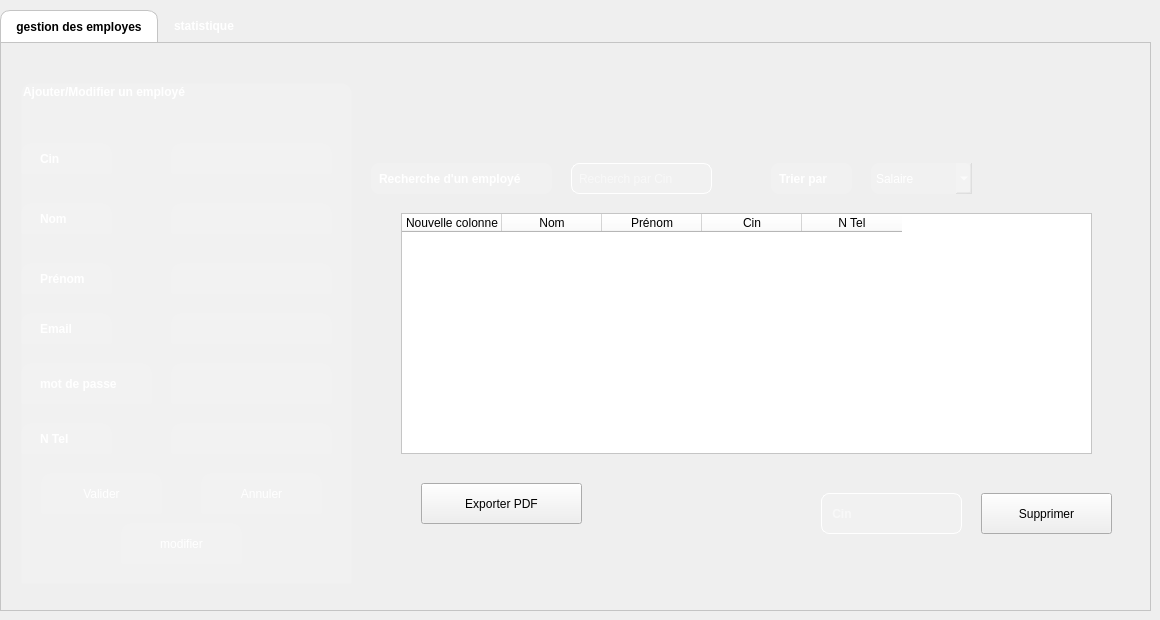
    <widget class="QWidget" name="page">
     <widget class="QTabWidget" name="tabWidget">
      <property name="geometry">
       <rect>
        <x>0</x>
        <y>10</y>
        <width>1151</width>
        <height>601</height>
       </rect>
      </property>
      <property name="font">
       <font>
        <bold>true</bold>
       </font>
      </property>
      <property name="styleSheet">
       <string notr="true">/* Style for the QTabWidget (the container) */
QTabWidget::pane {
    /* Removes the border around the content area */
    border: 1px solid #c4c4c4;
}

/* Style for the QTabBar (the tab buttons themselves) */
QTabBar {
    border-top-left-radius: 10px;
    border-top-right-radius: 10px;
}

/* Style for the selected tab */
QTabBar::tab:selected {
    background-color: white; /* White background for the active tab */
    color: black; /* Black text for the active tab */
    border: 1px solid #c4c4c4; /* A light border */
    border-bottom: none; /* No border at the bottom to blend with the content pane */
    border-top-left-radius: 10px;
    border-top-right-radius: 10px;
    padding: 8px 15px; /* Add some padding for spacing */
}

/* Style for the unselected tabs */
QTabBar::tab:!selected {
    background-color: transparent; /* Transparent background for inactive tabs */
    color: white; /* White text for inactive tabs */
    border: 1px solid transparent; /* Transparent border */
    padding: 8px 15px; /* Add some padding for spacing */
}

/* Style for the unselected tabs on hover */
QTabBar::tab:!selected:hover {
    background-color: rgba(255, 255, 255, 0.1); /* A subtle white transparency on hover */
}</string>
      </property>
      <property name="currentIndex">
       <number>0</number>
      </property>
      <widget class="QWidget" name="tab_3">
       <attribute name="title">
        <string>gestion des employes</string>
       </attribute>
       <widget class="QLabel" name="label_13">
        <property name="geometry">
         <rect>
          <x>370</x>
          <y>120</y>
          <width>181</width>
          <height>31</height>
         </rect>
        </property>
        <property name="font">
         <font>
          <bold>true</bold>
         </font>
        </property>
        <property name="styleSheet">
         <string notr="true">background-color: rgba(255, 255, 255, 30); /* Semi-transparent white background */
    color: white; /* Text color */
  
    border-radius: 8px; /* Rounded corners */
    padding: 5px; /* Adds space inside the widget for text, so it's not right up against the edges */</string>
        </property>
        <property name="text">
         <string>Recherche d'un employé</string>
        </property>
       </widget>
       <widget class="QPushButton" name="pushButton_4">
        <property name="geometry">
         <rect>
          <x>980</x>
          <y>450</y>
          <width>131</width>
          <height>41</height>
         </rect>
        </property>
        <property name="styleSheet">
         <string notr="true">QPushButton {
    /* 1. Base Orange &quot;Sun&quot; Background (Gradient for a slight shine) */
    background-color: qlineargradient(
        x1: 0, y1: 0, x2: 0, y2: 1,
        stop: 0 #ff8c00,   /* Darker orange at the top */
        stop: 1 #ffa500    /* Lighter orange at the bottom */
    );
    color: white; /* White text for contrast */
    border: 2px solid transparent; /* Transparent border initially */
    border-radius: 8px;
    padding: 10px 20px;
    font-weight: bold;
}

QPushButton:hover {
    /* 2. Bright Contour (Border) when the mouse passes over */
    border: 2px solid #ffcc00; /* Bright yellow border (the glow) */
    background-color: qlineargradient(
        x1: 0, y1: 0, x2: 0, y2: 1,
        stop: 0 #ff951a,   /* Slightly brighter background on hover */
        stop: 1 #ffb01a
    );
}

QPushButton:pressed {
    /* 3. Darker press effect */
    background-color: rgb(0, 170, 127); /* Solid darker orange */
    border: 2px solid #ffcc00;
}
Écrire à projet c++
</string>
        </property>
        <property name="text">
         <string>Supprimer</string>
        </property>
       </widget>
       <widget class="QPushButton" name="pushButton_5">
        <property name="geometry">
         <rect>
          <x>420</x>
          <y>440</y>
          <width>161</width>
          <height>41</height>
         </rect>
        </property>
        <property name="styleSheet">
         <string notr="true">QPushButton {
    /* 1. Base Orange &quot;Sun&quot; Background (Gradient for a slight shine) */
    background-color: qlineargradient(
        x1: 0, y1: 0, x2: 0, y2: 1,
        stop: 0 #ff8c00,   /* Darker orange at the top */
        stop: 1 #ffa500    /* Lighter orange at the bottom */
    );
    color: white; /* White text for contrast */
    border: 2px solid transparent; /* Transparent border initially */
    border-radius: 8px;
    padding: 10px 20px;
    font-weight: bold;
}

QPushButton:hover {
    /* 2. Bright Contour (Border) when the mouse passes over */
    border: 2px solid #ffcc00; /* Bright yellow border (the glow) */
    background-color: qlineargradient(
        x1: 0, y1: 0, x2: 0, y2: 1,
        stop: 0 #ff951a,   /* Slightly brighter background on hover */
        stop: 1 #ffb01a
    );
}

QPushButton:pressed {
    /* 3. Darker press effect */
    background-color: rgb(0, 170, 127); /* Solid darker orange */
    border: 2px solid #ffcc00;
}
Écrire à projet c++
</string>
        </property>
        <property name="text">
         <string>Exporter PDF</string>
        </property>
       </widget>
       <widget class="QLineEdit" name="lineEdit_13">
        <property name="geometry">
         <rect>
          <x>570</x>
          <y>120</y>
          <width>141</width>
          <height>31</height>
         </rect>
        </property>
        <property name="styleSheet">
         <string notr="true">QLineEdit {
    background-color: rgba(255, 255, 255, 30); /* Semi-transparent white background */
    color: white; /* Text color */
    border: 1px solid white; /* A subtle, semi-transparent white border */
    border-radius: 8px; /* Rounded corners */
    padding: 5px; /* Adds space inside the widget for text, so it's not right up against the edges */
}</string>
        </property>
        <property name="placeholderText">
         <string>Recherch par Cin</string>
        </property>
       </widget>
       <widget class="QGroupBox" name="groupBox">
        <property name="geometry">
         <rect>
          <x>20</x>
          <y>40</y>
          <width>331</width>
          <height>501</height>
         </rect>
        </property>
        <property name="font">
         <font>
          <bold>true</bold>
         </font>
        </property>
        <property name="styleSheet">
         <string notr="true">background-color: white; /* White background for the active tab */
    color: black; /* Black text for the active tab */
    border: 1px solid #c4c4c4; /* A light border */
    border-bottom: none; /* No border at the bottom to blend with the content pane */
    border-top-left-radius: 10px;
    border-top-right-radius: 10px;
    padding: 8px 15px; /* Add some padding for spacing */

    background-color: transparent; /* Transparent background for inactive tabs */
    color: white; /* White text for inactive tabs */
    border: 1px solid transparent; /* Transparent border */
    padding: 8px 15px; /* Add some padding for spacing */


    background-color: rgba(255, 255, 255, 0.1); /* A subtle white transparency on hover */</string>
        </property>
        <property name="title">
         <string>Ajouter/Modifier un employé</string>
        </property>
        <widget class="QLabel" name="label">
         <property name="geometry">
          <rect>
           <x>0</x>
           <y>60</y>
           <width>91</width>
           <height>31</height>
          </rect>
         </property>
         <property name="font">
          <font>
           <bold>true</bold>
          </font>
         </property>
         <property name="text">
          <string>Cin</string>
         </property>
        </widget>
        <widget class="QLabel" name="label_2">
         <property name="geometry">
          <rect>
           <x>0</x>
           <y>120</y>
           <width>91</width>
           <height>31</height>
          </rect>
         </property>
         <property name="font">
          <font>
           <bold>true</bold>
          </font>
         </property>
         <property name="text">
          <string>Nom</string>
         </property>
        </widget>
        <widget class="QLabel" name="label_3">
         <property name="geometry">
          <rect>
           <x>0</x>
           <y>180</y>
           <width>91</width>
           <height>31</height>
          </rect>
         </property>
         <property name="font">
          <font>
           <bold>true</bold>
          </font>
         </property>
         <property name="text">
          <string>Prénom</string>
         </property>
        </widget>
        <widget class="QLabel" name="label_4">
         <property name="geometry">
          <rect>
           <x>0</x>
           <y>230</y>
           <width>91</width>
           <height>31</height>
          </rect>
         </property>
         <property name="font">
          <font>
           <bold>true</bold>
          </font>
         </property>
         <property name="text">
          <string>Email</string>
         </property>
        </widget>
        <widget class="QLabel" name="label_5">
         <property name="geometry">
          <rect>
           <x>0</x>
           <y>280</y>
           <width>131</width>
           <height>41</height>
          </rect>
         </property>
         <property name="font">
          <font>
           <bold>true</bold>
          </font>
         </property>
         <property name="text">
          <string>mot de passe</string>
         </property>
        </widget>
        <widget class="QLabel" name="label_6">
         <property name="geometry">
          <rect>
           <x>0</x>
           <y>340</y>
           <width>91</width>
           <height>31</height>
          </rect>
         </property>
         <property name="font">
          <font>
           <bold>true</bold>
          </font>
         </property>
         <property name="text">
          <string>N Tel</string>
         </property>
        </widget>
        <widget class="QLineEdit" name="lineEdit">
         <property name="geometry">
          <rect>
           <x>150</x>
           <y>60</y>
           <width>161</width>
           <height>31</height>
          </rect>
         </property>
        </widget>
        <widget class="QLineEdit" name="lineEdit_2">
         <property name="geometry">
          <rect>
           <x>150</x>
           <y>120</y>
           <width>161</width>
           <height>31</height>
          </rect>
         </property>
        </widget>
        <widget class="QLineEdit" name="lineEdit_3">
         <property name="geometry">
          <rect>
           <x>150</x>
           <y>180</y>
           <width>161</width>
           <height>31</height>
          </rect>
         </property>
        </widget>
        <widget class="QLineEdit" name="lineEdit_4">
         <property name="geometry">
          <rect>
           <x>150</x>
           <y>230</y>
           <width>161</width>
           <height>31</height>
          </rect>
         </property>
        </widget>
        <widget class="QLineEdit" name="lineEdit_5">
         <property name="geometry">
          <rect>
           <x>150</x>
           <y>280</y>
           <width>161</width>
           <height>41</height>
          </rect>
         </property>
        </widget>
        <widget class="QLineEdit" name="lineEdit_6">
         <property name="geometry">
          <rect>
           <x>150</x>
           <y>340</y>
           <width>161</width>
           <height>31</height>
          </rect>
         </property>
        </widget>
        <widget class="QPushButton" name="pushButton">
         <property name="geometry">
          <rect>
           <x>20</x>
           <y>390</y>
           <width>121</width>
           <height>41</height>
          </rect>
         </property>
         <property name="styleSheet">
          <string notr="true">QPushButton {
    /* 1. Base Orange &quot;Sun&quot; Background (Gradient for a slight shine) */
    background-color: qlineargradient(
        x1: 0, y1: 0, x2: 0, y2: 1,
        stop: 0 #ff8c00,   /* Darker orange at the top */
        stop: 1 #ffa500    /* Lighter orange at the bottom */
    );
    color: white; /* White text for contrast */
    border: 2px solid transparent; /* Transparent border initially */
    border-radius: 8px;
    padding: 10px 20px;
    font-weight: bold;
}

QPushButton:hover {
    /* 2. Bright Contour (Border) when the mouse passes over */
    border: 2px solid #ffcc00; /* Bright yellow border (the glow) */
    background-color: qlineargradient(
        x1: 0, y1: 0, x2: 0, y2: 1,
        stop: 0 #ff951a,   /* Slightly brighter background on hover */
        stop: 1 #ffb01a
    );
}

QPushButton:pressed {
    /* 3. Darker press effect */
    background-color: rgb(0, 170, 127); /* Solid darker orange */
    border: 2px solid #ffcc00;
}
Écrire à projet c++
</string>
         </property>
         <property name="text">
          <string>Valider</string>
         </property>
        </widget>
        <widget class="QPushButton" name="pushButton_2">
         <property name="geometry">
          <rect>
           <x>180</x>
           <y>390</y>
           <width>121</width>
           <height>41</height>
          </rect>
         </property>
         <property name="styleSheet">
          <string notr="true">QPushButton {
    /* 1. Base Orange &quot;Sun&quot; Background (Gradient for a slight shine) */
    background-color: qlineargradient(
        x1: 0, y1: 0, x2: 0, y2: 1,
        stop: 0 #ff8c00,   /* Darker orange at the top */
        stop: 1 #ffa500    /* Lighter orange at the bottom */
    );
    color: white; /* White text for contrast */
    border: 2px solid transparent; /* Transparent border initially */
    border-radius: 8px;
    padding: 10px 20px;
    font-weight: bold;
}

QPushButton:hover {
    /* 2. Bright Contour (Border) when the mouse passes over */
    border: 2px solid #ffcc00; /* Bright yellow border (the glow) */
    background-color: qlineargradient(
        x1: 0, y1: 0, x2: 0, y2: 1,
        stop: 0 #ff951a,   /* Slightly brighter background on hover */
        stop: 1 #ffb01a
    );
}

QPushButton:pressed {
    /* 3. Darker press effect */
    background-color: rgb(0, 170, 127); /* Solid darker orange */
    border: 2px solid #ffcc00;
}
Écrire à projet c++
</string>
         </property>
         <property name="text">
          <string>Annuler</string>
         </property>
        </widget>
        <widget class="QPushButton" name="pushButton_11">
         <property name="geometry">
          <rect>
           <x>100</x>
           <y>440</y>
           <width>121</width>
           <height>41</height>
          </rect>
         </property>
         <property name="styleSheet">
          <string notr="true">QPushButton {
    /* 1. Base Orange &quot;Sun&quot; Background (Gradient for a slight shine) */
    background-color: qlineargradient(
        x1: 0, y1: 0, x2: 0, y2: 1,
        stop: 0 #ff8c00,   /* Darker orange at the top */
        stop: 1 #ffa500    /* Lighter orange at the bottom */
    );
    color: white; /* White text for contrast */
    border: 2px solid transparent; /* Transparent border initially */
    border-radius: 8px;
    padding: 10px 20px;
    font-weight: bold;
}

QPushButton:hover {
    /* 2. Bright Contour (Border) when the mouse passes over */
    border: 2px solid #ffcc00; /* Bright yellow border (the glow) */
    background-color: qlineargradient(
        x1: 0, y1: 0, x2: 0, y2: 1,
        stop: 0 #ff951a,   /* Slightly brighter background on hover */
        stop: 1 #ffb01a
    );
}

QPushButton:pressed {
    /* 3. Darker press effect */
    background-color: rgb(0, 170, 127); /* Solid darker orange */
    border: 2px solid #ffcc00;
}
Écrire à projet c++
</string>
         </property>
         <property name="text">
          <string>modifier</string>
         </property>
        </widget>
       </widget>
       <widget class="QLabel" name="label_14">
        <property name="geometry">
         <rect>
          <x>770</x>
          <y>120</y>
          <width>81</width>
          <height>31</height>
         </rect>
        </property>
        <property name="font">
         <font>
          <bold>true</bold>
         </font>
        </property>
        <property name="styleSheet">
         <string notr="true">background-color: rgba(255, 255, 255, 30); /* Semi-transparent white background */
    color: white; /* Text color */
  
    border-radius: 8px; /* Rounded corners */
    padding: 5px; /* Adds space inside the widget for text, so it's not right up against the edges */</string>
        </property>
        <property name="text">
         <string>Trier par</string>
        </property>
       </widget>
       <widget class="QTableWidget" name="tableWidget">
        <property name="geometry">
         <rect>
          <x>400</x>
          <y>170</y>
          <width>691</width>
          <height>241</height>
         </rect>
        </property>
        <property name="styleSheet">
         <string notr="true">background-color: rgb(255, 255, 255);
color: black;
</string>
        </property>
        <column>
         <property name="text">
          <string>Nouvelle colonne</string>
         </property>
        </column>
        <column>
         <property name="text">
          <string>Nom</string>
         </property>
        </column>
        <column>
         <property name="text">
          <string>Prénom</string>
         </property>
        </column>
        <column>
         <property name="text">
          <string>Cin</string>
         </property>
        </column>
        <column>
         <property name="text">
          <string>N Tel</string>
         </property>
        </column>
       </widget>
       <widget class="QLineEdit" name="lineEdit_14">
        <property name="geometry">
         <rect>
          <x>820</x>
          <y>450</y>
          <width>141</width>
          <height>41</height>
         </rect>
        </property>
        <property name="font">
         <font>
          <bold>true</bold>
         </font>
        </property>
        <property name="styleSheet">
         <string notr="true">QLineEdit {
    background-color: rgba(255, 255, 255, 30); /* Semi-transparent white background */
    color: white; /* Text color */
    border: 1px solid white; /* A subtle, semi-transparent white border */
    border-radius: 8px; /* Rounded corners */
    padding: 5px; /* Adds space inside the widget for text, so it's not right up against the edges */
}</string>
        </property>
        <property name="placeholderText">
         <string> Cin</string>
        </property>
       </widget>
       <widget class="QLabel" name="label_7">
        <property name="geometry">
         <rect>
          <x>900</x>
          <y>15</y>
          <width>100</width>
          <height>100</height>
         </rect>
        </property>
        <property name="cursor">
         <cursorShape>PointingHandCursor</cursorShape>
        </property>
        <property name="styleSheet">
         <string notr="true">image: url(:/images/logo.png);
background-color: transparent;</string>
        </property>
        <property name="text">
         <string/>
        </property>
       </widget>
       <widget class="QComboBox" name="comboBox">
        <property name="geometry">
         <rect>
          <x>870</x>
          <y>120</y>
          <width>101</width>
          <height>31</height>
         </rect>
        </property>
        <property name="styleSheet">
         <string notr="true">background-color: rgba(255, 255, 255, 30); /* Semi-transparent white background */
    color: white; /* Text color */
  
    border-radius: 8px; /* Rounded corners */
    padding: 5px; /* Adds space inside the widget for text, so it's not right up against the edges */</string>
        </property>
        <item>
         <property name="text">
          <string>Salaire</string>
         </property>
        </item>
        <item>
         <property name="text">
          <string>Date d'embauche</string>
         </property>
        </item>
       </widget>
      </widget>
      <widget class="QWidget" name="tab_4">
       <attribute name="title">
        <string>statistique</string>
       </attribute>
       <widget class="QWidget" name="widget_6" native="true">
        <property name="geometry">
         <rect>
          <x>90</x>
          <y>30</y>
          <width>881</width>
          <height>471</height>
         </rect>
        </property>
        <property name="styleSheet">
         <string notr="true">background-color: rgb(255, 255, 255);</string>
        </property>
       </widget>
      </widget>
     </widget>
    </widget>
